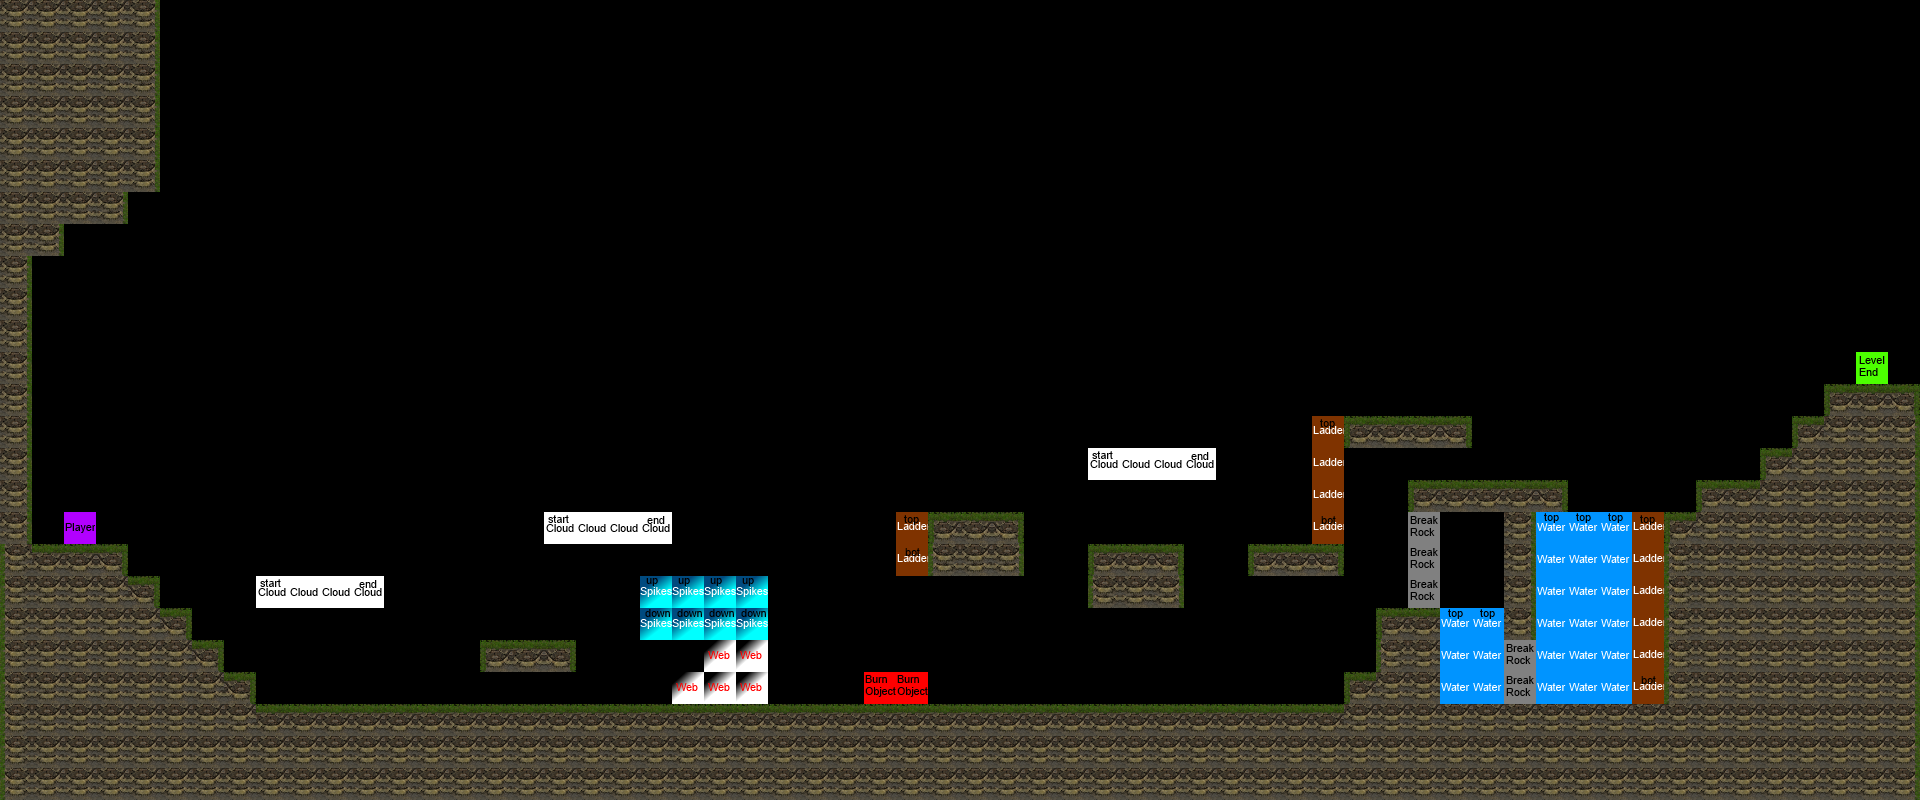

Tiled map render using the project's own tile images. Description and the map definition, with tile-layer contents summarised, below:
An orthogonal 60x25 tile map with 32x32 px tiles, 2 tile layers (background, Objects).

<map version="1.0" orientation="orthogonal" width="60" height="25" tilewidth="32" tileheight="32">
 <tileset firstgid="1" name="basicTiles" tilewidth="32" tileheight="32">
  <image source="basicTiles.png" width="128" height="256" />
 </tileset>
 <layer name="background" width="60" height="25">
  <data>[1500 cells, 8 non-empty, 2 distinct tile ids]</data>
 </layer>
 <layer name="Objects" width="60" height="25">
  <data>[1500 cells, 430 non-empty, 21 distinct tile ids]</data>
 </layer>
</map>
